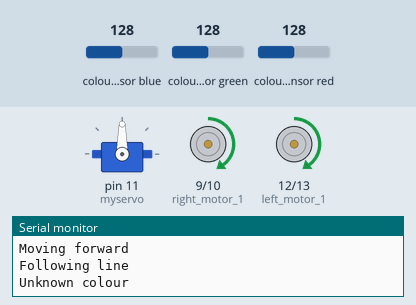
Simulated run of this sketch. Board: Arduino Uno, built with avr-gcc and run on an emulated ATmega328P. On the bench: servo, motor-driver pin pairs drawn as motors (green arrow = first pin HIGH = forward, orange = second pin HIGH = backward, longer = more drive, scaled by the enable pin), the last lines printed to the serial monitor. Wiring (inferred from the names in the program): TCS3200 colour sensor: output pin 2; S2 pin 4; S3 pin 3; S0 pin 7; S1 pin 8. Inputs (shaded band) come from the test bench; at power-on: colour sensor blue 128, colour sensor red 128, colour sensor green 128.

Above: at 4.2 s.
4.3 s: colour sensor blue set to 136
At 4.45 s:
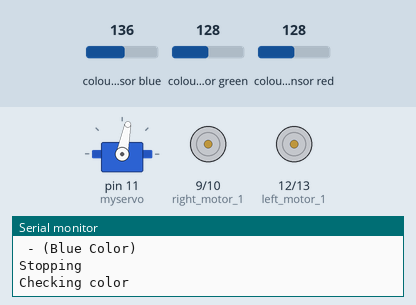
7.3 s: colour sensor red set to 135
At 7.48 s:
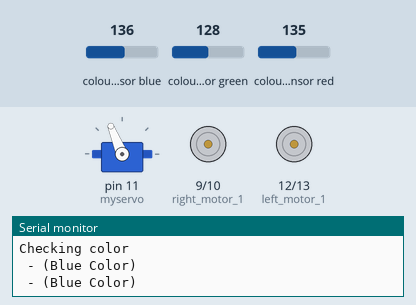
10.3 s: colour sensor green set to 134
13.3 s: colour sensor green set to 141
At 14.4 s:
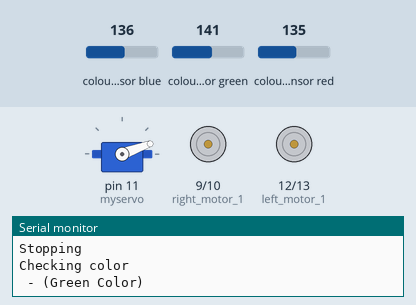
19.3 s: colour sensor green set to 5
At 20.0 s:
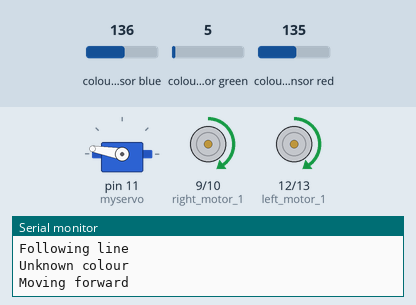
20.8 s: colour sensor blue set to 173
At 21.28 s:
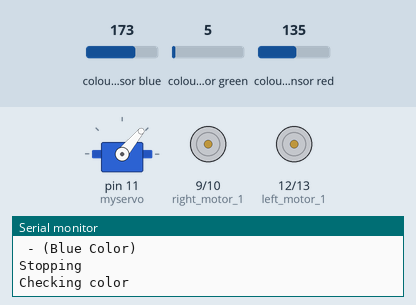
Timing chart, 0 to 24.8 s (numbered marks = the images above; inputs shaded):
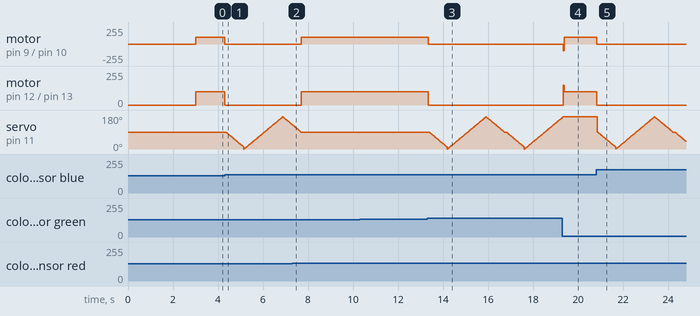

The sketch:

colourtrack_v5.ino
```cpp
// most reliable out of others

#include <Servo.h>

Servo myservo;

int pos = 90;

const int s0 = 7;
const int s1 = 8;
const int s2 = 4;
const int s3 = 3;
const int out = 2;

// Variables
int red = 0;
int green = 0;
int blue = 0;

//Motor A
const int left_motor_1  = 12;    // when 1 > 2, forward
const int left_motor_2  = 13;    // when 2 > 1, reverse
//Motor B
const int right_motor_1  = 9;   // when 1 > 2, forward
const int right_motor_2  = 10;   // when 2 > 1, reverse

const int en1 = 5; // extra supply
const int en2 = 6; // extra supply

int colorid = 0; // stores checked color inside local variable
int linecolor = 0; // stores line following color
int tempcolor = 0; // stores temporary checked color
int dir = 0; // 1 for left, 2 for right

void setup()
{
  Serial.begin(9600);
  myservo.attach(11);
  myservo.write(90);
  pinMode(s0, OUTPUT);
  pinMode(s1, OUTPUT);
  pinMode(s2, OUTPUT);
  pinMode(s3, OUTPUT);
  pinMode(out, INPUT);
  digitalWrite(s0, HIGH);
  digitalWrite(s1, HIGH);
  pinMode(left_motor_1, OUTPUT);
  pinMode(left_motor_2, OUTPUT);
  pinMode(right_motor_1, OUTPUT);
  pinMode(right_motor_2, OUTPUT);
  pinMode(en1, OUTPUT);
  pinMode(en2, OUTPUT);
  delay(2000);

  Serial.println("Started");
  delay(1000);
  tempcolor = colorCheck();
  Serial.println(tempcolor);
  while (tempcolor == 4)
  {
    Serial.println("No RGB line detected!");
    stopRobot();
    tempcolor = colorCheck();
  }
  Serial.println("Line detected");
  linecolor = tempcolor;
  Serial.println(linecolor);
}

void loop()
{
  while(tempcolor == linecolor)
  {
    Serial.println("Following line");
    switch(linecolor){
      case 1: Serial.println("Following RED color"); break;
      case 2: Serial.println("Following BLUE color"); break;
      case 3: Serial.println("Following GREEN color"); break;
      default: Serial.println("Unknown colour"); break;
      }
    if(88<=pos<=95){
        moveForward();
      }
      else{
        Serial.println(pos);
        stopRobot();
      }
    tempcolor = colorCheck();
  }
    stopRobot();
    Serial.println("Checking color");
    dir = servoCheck();
    Serial.println(dir);
    switch(dir){
      case 0: stopRobot(); break;
      case 1: moveLeft(); break;
      case 2: moveRight(); break;
      case 3: moveForward();break;
      default: break;
      }
  tempcolor = colorCheck();
  }


void color()
{
  digitalWrite(s2, LOW);
  digitalWrite(s3, LOW);
  //count OUT, pRed, RED
  red = pulseIn(out, digitalRead(out) == HIGH ? LOW : HIGH);
  digitalWrite(s3, HIGH);
  //count OUT, pBLUE, BLUE
  blue = pulseIn(out, digitalRead(out) == HIGH ? LOW : HIGH);
  digitalWrite(s2, HIGH);
  //count OUT, pGreen, GREEN
  green = pulseIn(out, digitalRead(out) == HIGH ? LOW : HIGH);
//  Serial.print(" R Intensity:");
//  Serial.print(red, DEC);
//  Serial.print(" G Intensity: ");
//  Serial.print(green, DEC);
//  Serial.print(" B Intensity : ");
//  Serial.print(blue, DEC);
//  Serial.println();
}

int colorCheck()
{
  color();
  if (red < 12 && green < 12 && blue < 12)
  {
   Serial.println(" - (White Color)");
   colorid = 4;
  }

  else if (red < blue && red < green && red < 20)
  {
   Serial.println(" - (Red Color)");
   colorid = 1;
  }

  else if (blue < red && blue < green)
  {
   Serial.println(" - (Blue Color)");
   colorid = 2;
  }

 else if (green < red && green < blue)
  {
   Serial.println(" - (Green Color)");
   colorid = 3;
  }

  else
  {
  Serial.println();
  colorid = 0;
  }
  return colorid;
  delay(100);
}

int servoCheck()
{
  dir = 0;
  for (pos = 90; pos >= 10; pos -= 1) {
  myservo.write(pos);
  delay(10);
  }
  tempcolor = colorCheck();
  if(linecolor == tempcolor)
  {
    dir = 2;
    return(dir);
  }
  else{
  for (pos = 0; pos <= 170; pos += 1) {
  myservo.write(pos);
  delay(10);
  }
  tempcolor = colorCheck();
  if(linecolor == tempcolor)
  {
    dir = 1;
    return(dir);
  }
  else{
  for (pos = 170; pos >= 90; pos -= 1) {
  myservo.write(pos);
  delay(10);
  }
  tempcolor = colorCheck();
  if(linecolor == tempcolor)
  {
    dir = 3;
    return(dir);
  }
  }
  delay(10);
  }
}

void moveForward()
{
  Serial.println("Moving forward");
  analogWrite(en1, 100);
  analogWrite(en2, 100);
  digitalWrite(left_motor_1, HIGH);
  digitalWrite(left_motor_2, LOW);
  digitalWrite(right_motor_1, HIGH);
  digitalWrite(right_motor_2, LOW);
  delay(50);
}

void stopRobot()
{
  Serial.println("Stopping");
  analogWrite(en1, 0);
  analogWrite(en2, 0);
  digitalWrite(left_motor_1, LOW);
  digitalWrite(left_motor_2, LOW);
  digitalWrite(right_motor_1, LOW);
  digitalWrite(right_motor_2, LOW);
  delay(30);
}

void moveLeft()
{
  Serial.println("Moving left");
  analogWrite(en1, 100);
  analogWrite(en2, 150);
  digitalWrite(left_motor_1, HIGH);
  digitalWrite(left_motor_2, LOW);
  digitalWrite(right_motor_1, LOW);
  digitalWrite(right_motor_2, HIGH);
  delay(50);
}

void moveRight()
{
  Serial.println("Moving right");
  analogWrite(en1, 200);
  analogWrite(en2, 100);
  digitalWrite(left_motor_1, LOW);
  digitalWrite(left_motor_2, HIGH);
  digitalWrite(right_motor_1, HIGH);
  digitalWrite(right_motor_2, LOW);
  delay(50);
}
```

Measured:
- the behaviour switches between 131 and 132 on colour sensor blue (found by bisection; images 0 and 1)
- the behaviour switches between 131 and 132 on colour sensor red (found by bisection; images 1 and 2)
- the behaviour switches between 136 and 137 on colour sensor green (found by bisection; images 2 and 3)
- after the input at 4.3 s, motor on pin 9 (right_motor_1) / pin 10 (right_motor_2), motor on pin 12 (left_motor_1) / pin 13 (left_motor_2): forward 100/255 → stopped at once
- after the input at 7.3 s, motor on pin 9 (right_motor_1) / pin 10 (right_motor_2), motor on pin 12 (left_motor_1) / pin 13 (left_motor_2): stopped → forward 100/255 after 0.39 s; servo on pin 11 (myservo): goes on until 7.7 s, then stays 90°
- after the input at 13.3 s, motor on pin 9 (right_motor_1) / pin 10 (right_motor_2), motor on pin 12 (left_motor_1) / pin 13 (left_motor_2): forward 100/255 → stopped at once
- after the input at 19.3 s, motor on pin 9 (right_motor_1) / pin 10 (right_motor_2), motor on pin 12 (left_motor_1) / pin 13 (left_motor_2): stopped → forward 100/255 at once; servo on pin 11 (myservo): goes on until 19.3 s, then stays 170°
- after the input at 20.8 s, motor on pin 9 (right_motor_1) / pin 10 (right_motor_2), motor on pin 12 (left_motor_1) / pin 13 (left_motor_2): forward 100/255 → stopped at once
